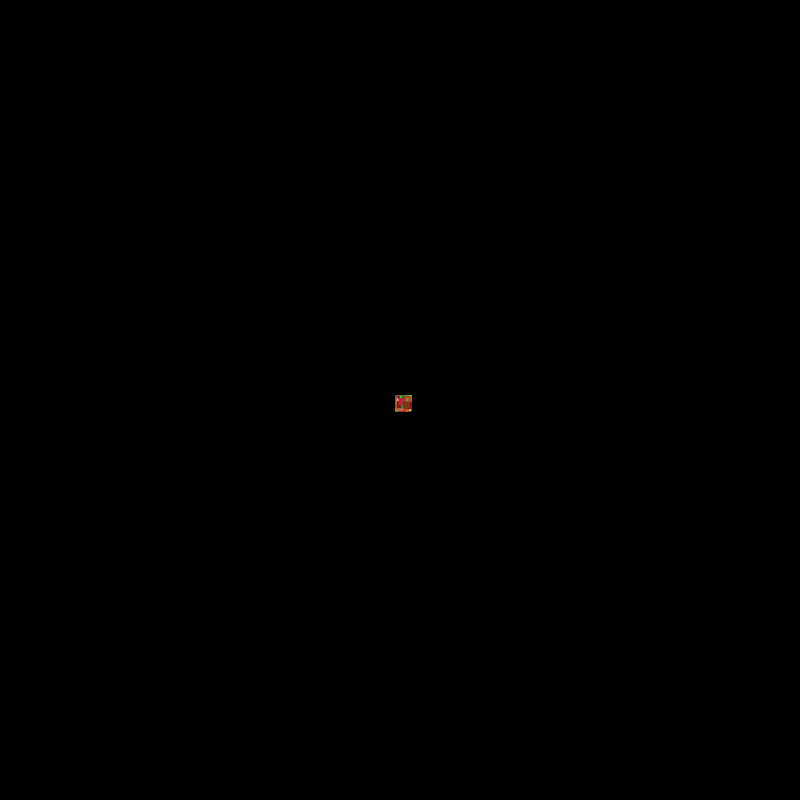
Frame 1 (no input)
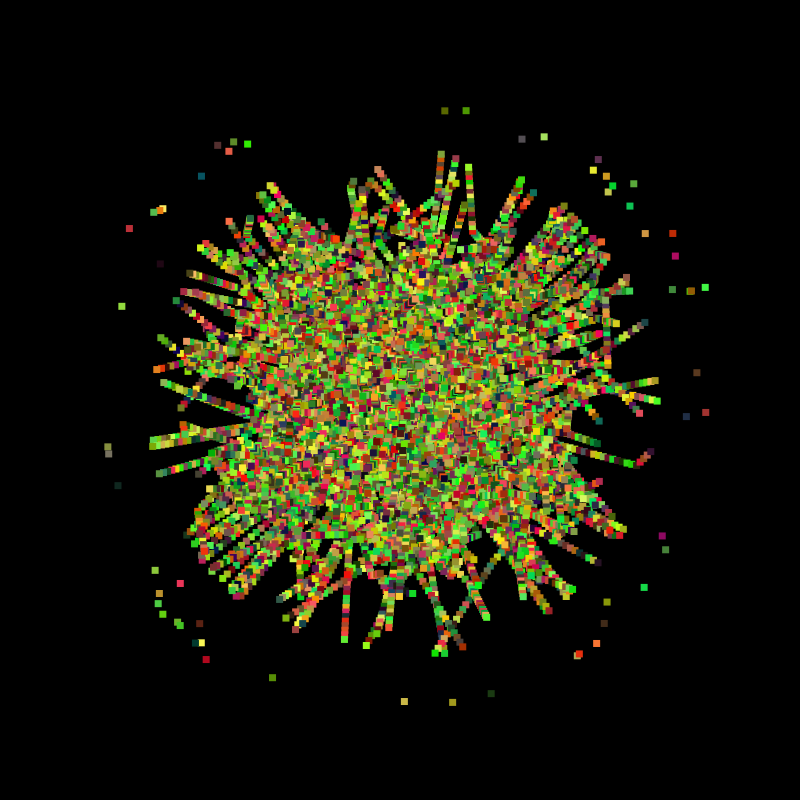
Frame 60 (the mouse pressed at the canvas centre just before this capture)
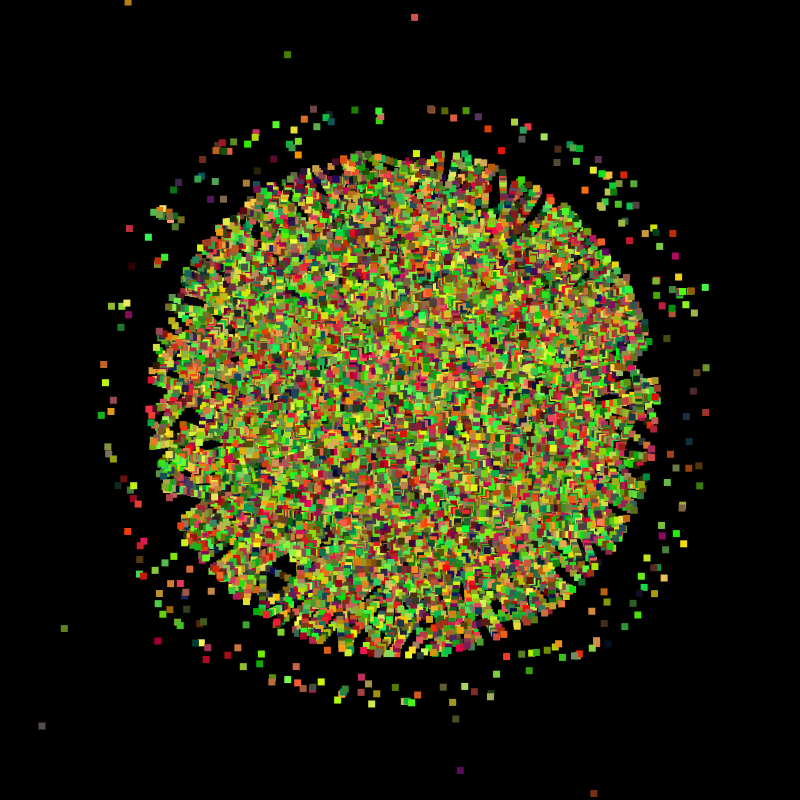
Frame 120 (the mouse held since frame 60 and released just before this capture)

The Processing sketch that drew these frames (run headless with seeded random() and noise(); from frame 60 on, the mouse is pressed at the canvas centre):

// Processing sketch: processing_163029
// ── processing_163029.pde

// DEFINIZIONE DELLA  CLASSE Agente

class Agente
{
  PVector posizione;
  PVector spostamento;

  Agente (PVector partenza) {
    posizione = partenza.get();
    spostamento = new PVector( random(-5,5), random(-5,5) );
  }

  void update() {
    if (random(100)<5) {
      spostamento = new PVector( random(-5,5), random(-5,5) );
    }
    posizione.add(spostamento);
    if (posizione.dist(centro) > 250) {
      spostamento.mult(10);
    }
  }

  void display() {
    fill(random(0,255), random(0,255), random(0,100));
noStroke();
    rect(posizione.x, posizione.y, 7, 7);
  }
}

// USO DELLA CLASSE Agente

Agente[] agenti = new Agente[500];
PVector centro;

void setup()
{
  size(800, 800);
  background(0);
  centro = new PVector(width/2, height/2);
  
  for (int i=0;  i<agenti.length;  i++) {
    agenti[i] = new Agente( centro );
  }
}

void draw()
{
  for (Agente a : agenti) {
    a.update();
    a.display();
  }
}
